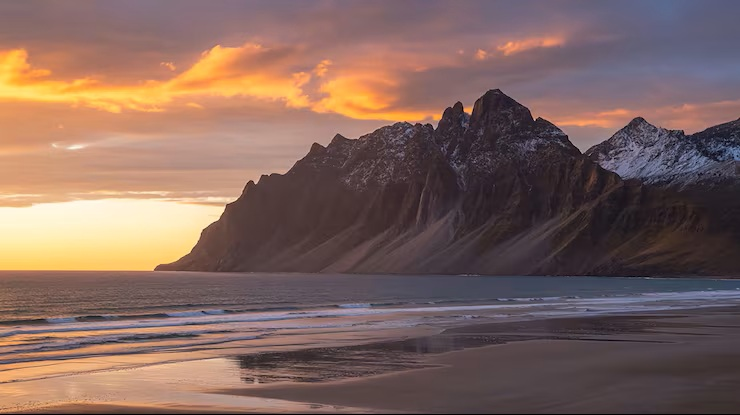
#> input picture Day25/input_images/image.jpg, 740 x 415 px
$ python affine_perspective.py
#> lines starting #> are read from the running program, lines starting #| are printed output that depends on the picture

import cv2
import numpy as np
import os

# Get the current script folder
current_folder = os.path.dirname(os.path.abspath(__file__))

# Go to input_images folder
image_path = os.path.join(
    current_folder,
    "..",
    "input_images",
    "image.jpg"
)

# Read image
img = cv2.imread(image_path)
#> img is the input picture: shape (415, 740, 3); mean B, G, R 94.2, 101.7, 128.6

if img is None:
    print("Image not found! Check image name and location.")
    exit()

print("Image loaded successfully!")

height, width = img.shape[:2]
#> height = 415; width = 740

points1 = np.float32([
    [50, 50],
    [200, 50],
    [50, 200]
])

points2 = np.float32([
    [10, 100],
    [200, 50],
    [100, 250]
])

matrix = cv2.getAffineTransform(points1, points2)

result = cv2.warpAffine(img, matrix, (width, height))
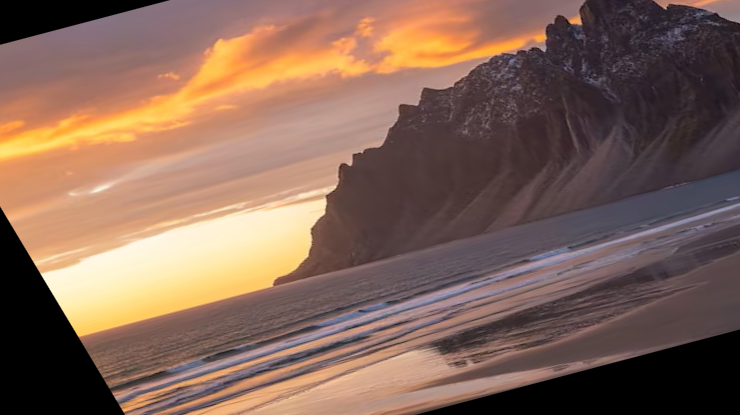
#> result: shape (415, 740, 3); mean B, G, R 87.9, 101.7, 131.1

cv2.imshow("Original Image", img)
cv2.imshow("Affine Transformation", result)

cv2.imwrite(
    os.path.join(current_folder, "..", "output_images", "affine.jpg"),
    result
)

cv2.waitKey(0)
cv2.destroyAllWindows()


import cv2
import os

# Get current folder
print("Current folder:", os.getcwd())

# Correct image path
image_path = r"C:\Users\saban\OneDrive\Documents\MLB-Internship\MLB-Internship\Day25\input_images\tilted_document.jpg"

# Check image
print("Image exists:", os.path.exists(image_path))

# Read image
img = cv2.imread(image_path)
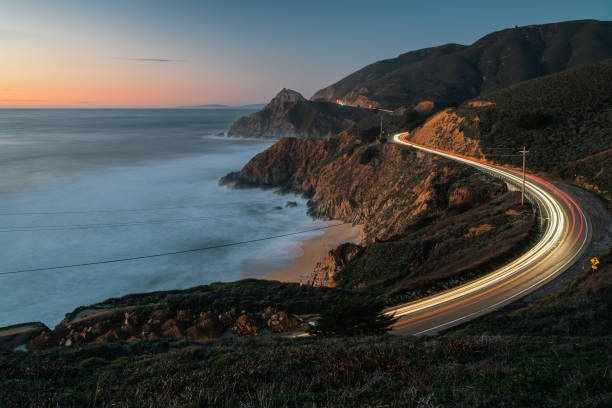
#> input picture Day25/input_images/tilted_document.jpg, 612 x 408 px, found by its file name
#> img is the input picture: shape (408, 612, 3); mean B, G, R 78.1, 78, 73.5

if img is None:
    print("Image not found!")

else:
    print("Image loaded successfully!")

    cv2.imshow("My Document", img)
    cv2.imwrite(
    os.path.join(current_folder, "..", "output_images", "tilted_document.jpg"),
    result
)
    cv2.waitKey(0)
    cv2.destroyAllWindows()
